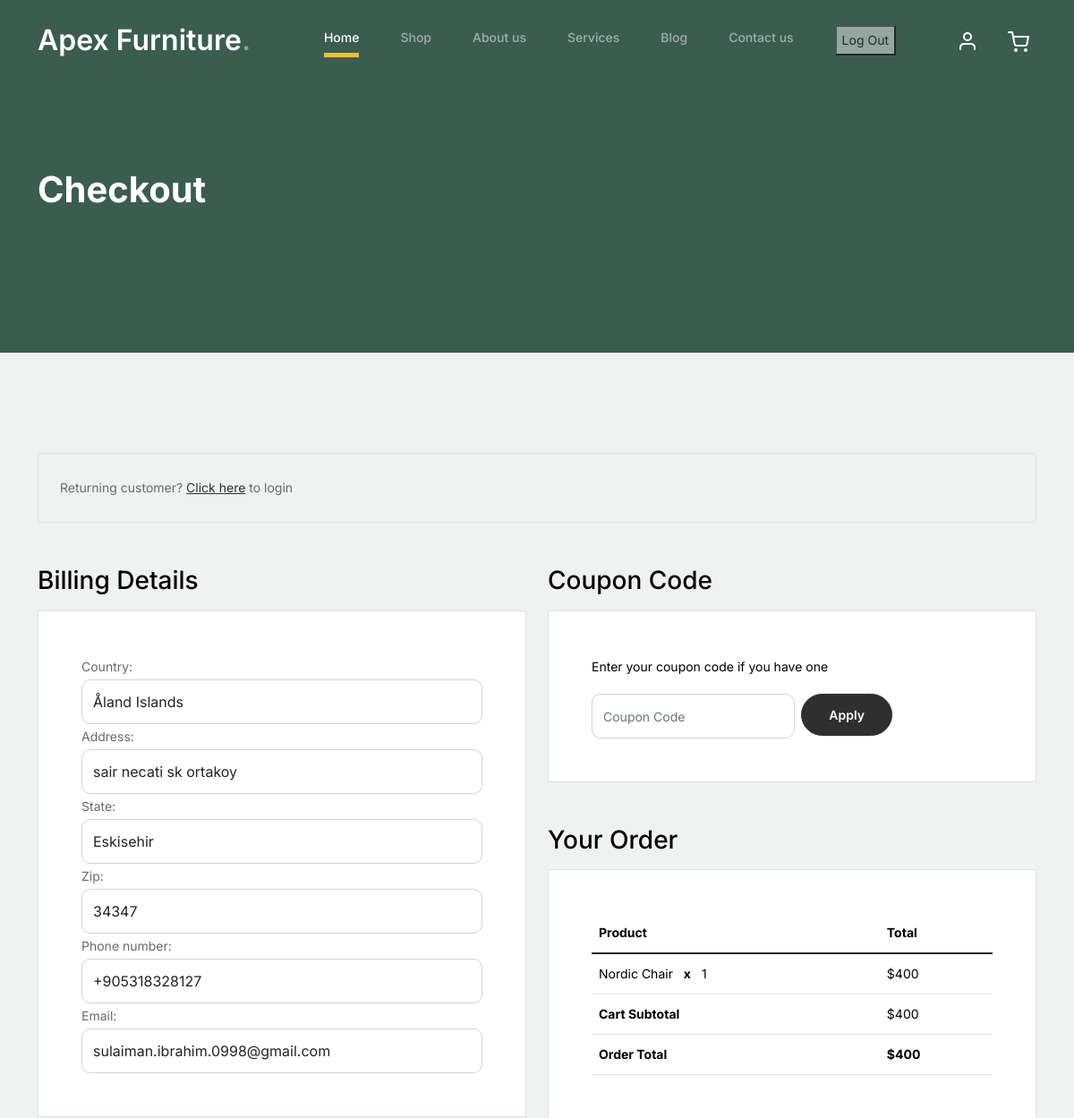
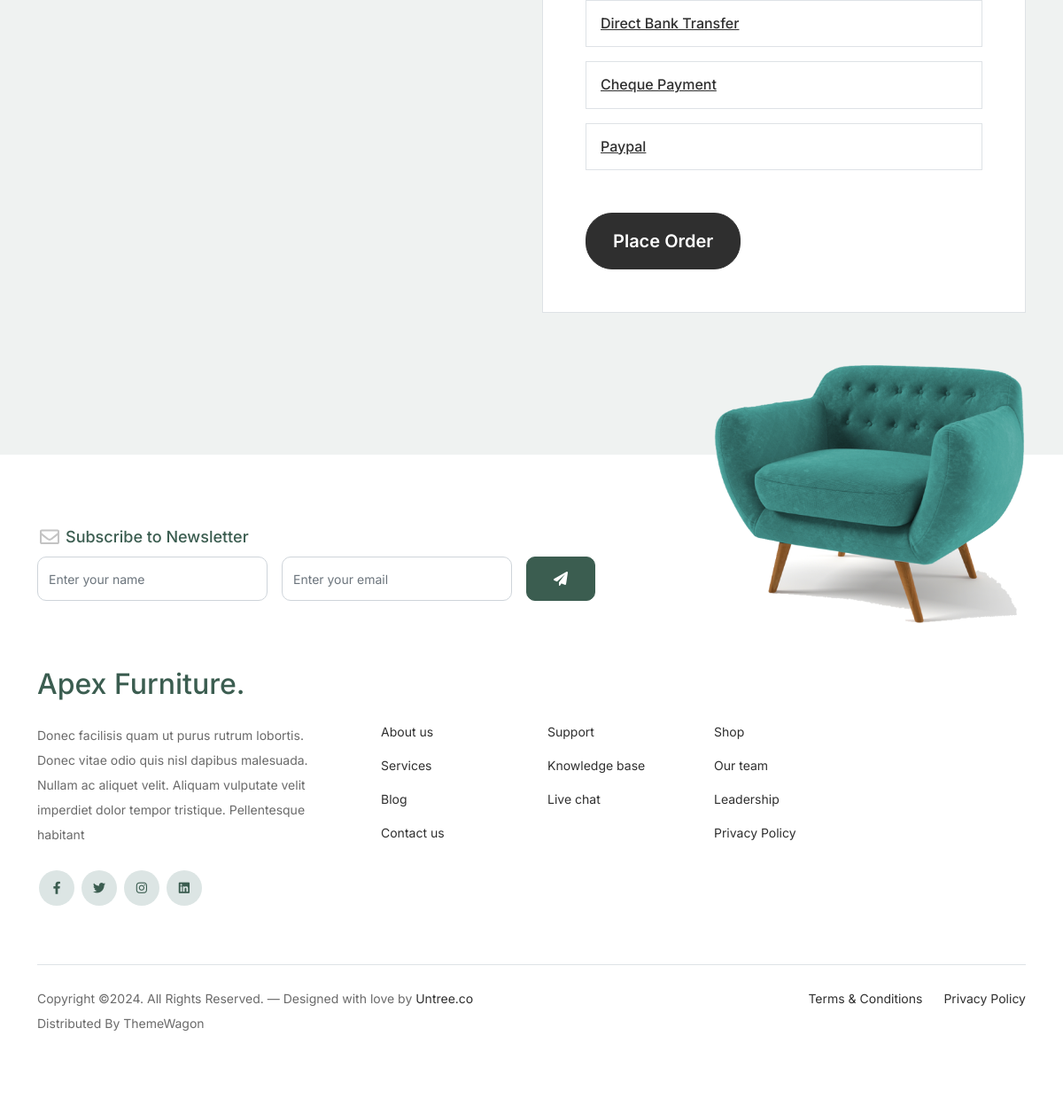
/checkout (signed in), run on the app's committed database (2 pictures, top to bottom).
### furn/models.py (models this page shows, shortened)
class Address(models.Model):
    user = models.ForeignKey(User, on_delete=models.CASCADE)
    country = CountryField(blank_label="Select Country")
    address = models.CharField(max_length=500)
    state = models.CharField(max_length=50)
    zip = models.IntegerField()
    phone_number = PhoneNumberField()
    email = models.EmailField(max_length=254)
    class Meta:
        verbose_name_plural = 'Addresses'

class OrderItem(models.Model):
    product = models.ForeignKey(Product, on_delete=models.CASCADE)
    quantity = models.IntegerField(default=1)
    user = models.ForeignKey(User, on_delete=models.CASCADE)
    ordered = models.BooleanField(default=False)
    def prod(self):
        prod = self.product.price * self.quantity
        return prod

class Product(models.Model):
    name = models.CharField(max_length=150)
    price = models.IntegerField()
    image = models.ImageField(upload_to='products')
    slug = models.SlugField(null=True, blank=True)

### furn/views.py (the view, shortened to what this page needs)
# urls.py: path('checkout', views.CheckOutView.as_view(), name="checkout"),
class CheckOutView(View):
    def get(self, request, *args, **kwargs):
        try:
            order = Orders.objects.get(user=self.request.user, ordered=False)
            orders = OrderItem.objects.filter(user=self.request.user, ordered=False)
            address_qs= Address.objects.filter(user=self.request.user)
            if not address_qs.exists():
                form = AddressForm()
            else:
                user_address=Address.objects.get(user=self.request.user)
                form = AddressForm(instance=user_address)
            total = 0
            for i in orders:
                quantity = i.quantity
                price = i.product.price
                prant = quantity * price
                total = total + prant
            context= {"order": order, "form": form, "orders": orders, "total": total}
            return render(self.request, "checkout.html", context)
        except ObjectDoesNotExist:
            messages.info(request, "You don't have an active order.")
            return redirect("cart", user=request.user)

### furn/forms.py
class AddressForm(ModelForm):
    class Meta:
        model = Address
        exclude = ['user']
    def __init__(self, *args, **kwargs):
            super(AddressForm, self).__init__(*args, **kwargs)
            self.fields['country'].widget.attrs['class']= 'form-control'
            self.fields['state'].widget.attrs['class']= 'form-control'
            self.fields['address'].widget.attrs['class']= 'form-control'
            self.fields['zip'].widget.attrs['class']= 'form-control'
            self.fields['phone_number'].widget.attrs['class']= 'form-control'
            self.fields['email'].widget.attrs['class']= 'form-control'

### templates/checkout.html (shortened to what this page needs)
{% extends "navbar.html" %}
{% load static %}
{% block content %}
			<div class="hero">
				<div class="container">
					<div class="row justify-content-between">
						<div class="col-lg-5">
							<div class="intro-excerpt">
								<h1>Checkout</h1>
							</div>
						</div>
						<div class="col-lg-7">
						</div>
					</div>
				</div>
			</div>
		<div class="untree_co-section">
		    <div class="container">
		      <div class="row mb-5">
		        <div class="col-md-12">
		          <div class="border p-4 rounded" role="alert">
		            Returning customer? <a href="#">Click here</a> to login
		          </div>
		        </div>
		      </div>
		      <div class="row">
		        <div class="col-md-6 mb-5 mb-md-0">
		          <h2 class="h3 mb-3 text-black">Billing Details</h2>
		          <div class="p-3 p-lg-5 border bg-white">
					<form method="post">
		           		{{form}}
		          </div>
		        </div>
		        <div class="col-md-6">
		          <div class="row mb-5">
		            <div class="col-md-12">
		              <h2 class="h3 mb-3 text-black">Coupon Code</h2>
		              <div class="p-3 p-lg-5 border bg-white">
		                <label for="c_code" class="text-black mb-3">Enter your coupon code if you have one</label>
		                <div class="input-group w-75 couponcode-wrap">
		                  <input type="text" class="form-control me-2" id="c_code" placeholder="Coupon Code" aria-label="Coupon Code" aria-describedby="button-addon2">
		                  <div class="input-group-append">
		                    <button class="btn btn-black btn-sm" type="button" id="button-addon2">Apply</button>
		                  </div>
		                </div>
		              </div>
		            </div>
		          </div>
		          <div class="row mb-5">
		            <div class="col-md-12">
		              <h2 class="h3 mb-3 text-black">Your Order</h2>
		              <div class="p-3 p-lg-5 border bg-white">
		                <table class="table site-block-order-table mb-5">
		                  <thead>
		                    <th>Product</th>
		                    <th>Total</th>
		                  </thead>
		                  <tbody>
							{% for order in orders  %}
		                    <tr>
		                      <td>{{order.product.name}} <strong class="mx-2">x</strong> {{order.quantity}}</td>
		                      <td>${{order.prod}}</td>
		                    </tr>
							{% endfor %}
		                    <tr>
		                      <td class="text-black font-weight-bold"><strong>Cart Subtotal</strong></td>
		                      <td class="text-black">${{total}}</td>
		                    </tr>
		                    <tr>
		                      <td class="text-black font-weight-bold"><strong>Order Total</strong></td>
		                      <td class="text-black font-weight-bold"><strong>${{total}}</strong></td>
		                    </tr>
		                  </tbody>
		                </table>
		                <div class="border p-3 mb-3">
		                  <h3 class="h6 mb-0"><a class="d-block" data-bs-toggle="collapse" href="#collapsebank" role="button" aria-expanded="false" aria-controls="collapsebank">Direct Bank Transfer</a></h3>
		                </div>
		                <div class="border p-3 mb-3">
		                  <h3 class="h6 mb-0"><a class="d-block" data-bs-toggle="collapse" href="#collapsecheque" role="button" aria-expanded="false" aria-controls="collapsecheque">Cheque Payment</a></h3>
		                </div>
		                <div class="border p-3 mb-5">
		                  <h3 class="h6 mb-0"><a class="d-block" data-bs-toggle="collapse" href="#collapsepaypal" role="button" aria-expanded="false" aria-controls="collapsepaypal">Paypal</a></h3>
		                </div>
		                <div class="form-group">
		                  <button type="submit" id="checkout-button" class="btn btn-black btn-lg py-3 btn-block" >Place Order</button>
		                </div>
		              </div>
		            </div>
		          </div>
		        </div>
		      </div>
		    </div>
		  </div>
{% endblock content %}

### furn/static/css/style.css (style rules this page uses)
body { overflow-x: hidden; position: relative; }
body { font-family: "Inter", sans-serif; font-weight: 400; line-height: 28px; color: #6a6a6a; font-size: 14px; background-color: #eff2f1; }
a { text-decoration: none; -webkit-transition: .3s all ease; -o-transition: .3s all ease; transition: .3s all ease; color: #2f2f2f; text-decoration: underline; }
.hero { background: #3b5d50; padding: calc(4rem - 30px) 0 0rem 0; }
@media (min-width: 768px) { .hero { padding: calc(4rem - 30px) 0 4rem 0; } }
@media (min-width: 992px) { .hero { padding: calc(8rem - 30px) 0 8rem 0; } }
.hero .intro-excerpt { position: relative; z-index: 4; }
@media (min-width: 992px) { .hero .intro-excerpt { max-width: 450px; } }
.hero h1 { font-weight: 700; color: #ffffff; margin-bottom: 30px; }
.btn { font-weight: 600; padding: 12px 30px; border-radius: 30px; color: #ffffff; background: #2f2f2f; border-color: #2f2f2f; }
.untree_co-section { padding: 7rem 0; }
.form-control { height: 50px; border-radius: 10px; font-family: "Inter", sans-serif; }
.site-block-order-table th { border-top: none !important; border-bottom-width: 1px !important; }
.site-block-order-table td, .site-block-order-table th { color: #000000; }
.couponcode-wrap input { border-radius: 10px !important; }

### data on the page
Address: country "Åland Islands", address "sair necati sk ortakoy", state "Eskisehir", zip "34347", phone_number "+905318328127", email "sulaiman.ibrahim.0998@gmail.com"
OrderItem: product.name "Nordic Chair", quantity "1", prod "400"

### other printed values
{{ total }} "400"
